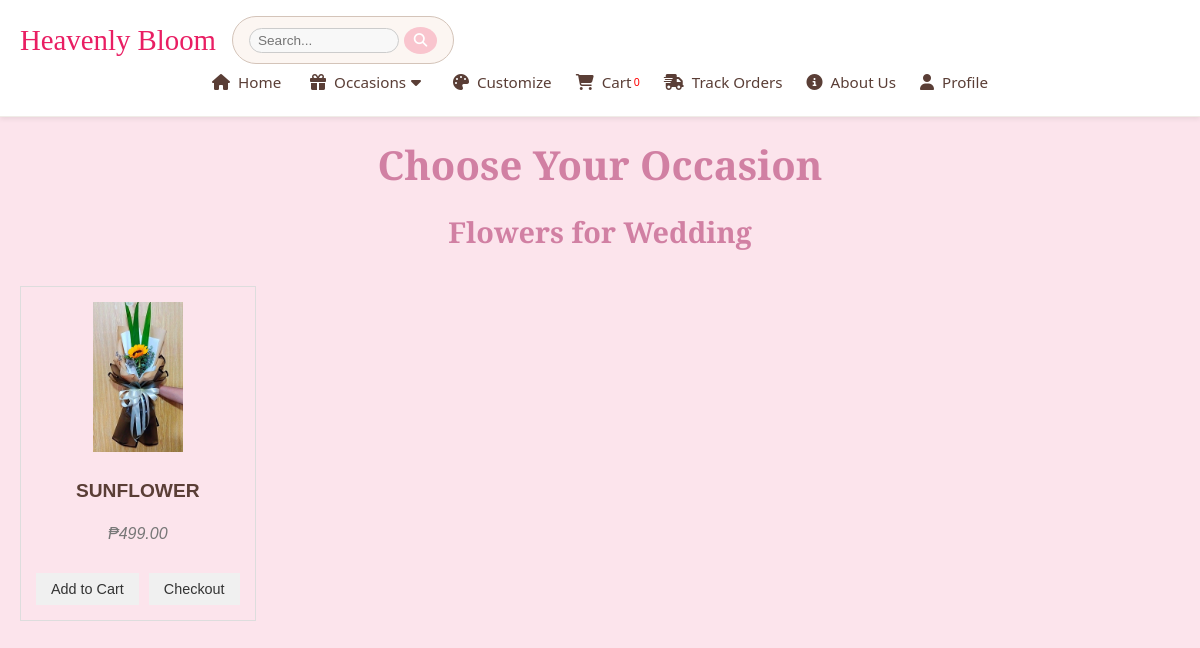
Screenshot of /occasions.php?category_id=1 with the database file from the repository.
### tables this page shows
CREATE TABLE `categories` (
  `id` int(11) NOT NULL,
  `name` varchar(100) NOT NULL,
  `description` text DEFAULT NULL,
  `category_id` int(11) DEFAULT NULL,
  `is_customized` tinyint(1) DEFAULT 0,
  `customized` varchar(100) DEFAULT NULL
);

CREATE TABLE `products` (
  `product_id` int(11) NOT NULL,
  `product_name` varchar(255) NOT NULL,
  `price` decimal(10,2) NOT NULL,
  `product_price` decimal(10,2) NOT NULL,
  `product_description` text NOT NULL,
  `product_image` varchar(255) NOT NULL,
  `created_at` timestamp NOT NULL DEFAULT current_timestamp(),
  `bouquet_sizes` varchar(255) DEFAULT NULL,
  `ribbon_colors` varchar(255) DEFAULT NULL,
  `category_id` int(11) DEFAULT NULL,
  `product_type` varchar(50) DEFAULT NULL,
  `original_stock` int(11) DEFAULT 0,
  `stock_count` int(11) DEFAULT 0,
  `is_deleted` tinyint(1) DEFAULT 0
);

### occasions.php (the view, shortened to what this page needs)
<?php
include 'db_connection.php';
$selectedCategoryId = isset($_GET['category_id']) ? $_GET['category_id'] : null;
$selectedCategoryName = null;
$productResult = null;
if ($selectedCategoryId) {
    $stmtCategoryName = $conn->prepare("SELECT name FROM categories WHERE id = ?");
    $stmtCategoryName->bind_param("i", $selectedCategoryId);
    $stmtCategoryName->execute();
    $stmtCategoryName->bind_result($categoryName);
    $selectedCategoryName = $categoryName;
    $queryProducts = "SELECT * FROM products WHERE category_id = ?";
    $productStmt = $conn->prepare($queryProducts);
    $productStmt->bind_param("i", $selectedCategoryId);
    $productStmt->execute();
    $productResult = $productStmt->get_result();
    if ($productResult) {
        $productResult->data_seek(0);
    }
}
?>
<!DOCTYPE html>
<html lang="en">
<head>
</head>
<body>
    <?php include 'navi.php'; ?>
    <section class="page-title">
        <h1>Choose Your Occasion</h1>
    </section>
    <section class="products">
        <?php if ($selectedCategoryId && $selectedCategoryName): ?>
            <h2>Flowers for <?php echo htmlspecialchars(ucwords($selectedCategoryName)); ?></h2>
            <div class="product-grid <?php if ($productResult && $productResult->num_rows === 1) echo 'single-product'; ?>">
                <?php
                if ($productResult && $productResult->num_rows > 0) {
                    while ($product = $productResult->fetch_assoc()) {
                        echo "<div class='product-card' data-id='{$product['product_id']}'>
                                    <img src='uploads/{$product['product_image']}' alt='" . htmlspecialchars($product['product_name']) . "' loading='lazy'>
                                    <h3>" . htmlspecialchars($product['product_name']) . "</h3>
                                    <p>₱" . number_format($product['product_price'], 2) . "</p>
                                    <div class='product-buttons'>
                                        <form action='homepage.php' method='GET'>
                                            <input type='hidden' name='add' value='{$product['product_id']}'>
                                            <button type='submit'>Add to Cart</button>
                                        </form>
                                        <a href='checkout.php'><button>Checkout</button></a>
                                    </div>
                                </div>";
                    }
                } else {
                    echo "<p>No products available for this occasion.</p>";
                }
                ?>
            </div>
        <?php else: ?>
            <p>Please select a category from the navigation to view the products.</p>
        <?php endif; ?>
    </section>
</body>
</html>

### occasions.php (style rules this page uses)
body { background-color: #fce4ec; color: #5a3e36; font-family: sans-serif; margin: 0; padding: 0; }
.product-grid { display: grid; grid-template-columns: repeat(auto-fit, minmax(200px, 1fr)); gap: 20px; padding: 20px; }
.product-grid.single-product { grid-template-columns: 1fr; justify-items: start; }
.product-grid.single-product .product-card { width: auto; }
.product-card { border: 1px solid #ddd; padding: 15px; text-align: center; display: flex; flex-direction: column; align-items: center; justify-content: space-between; }
.product-card img { max-width: 100%; height: 150px; object-fit: cover; margin-bottom: 10px; }
.product-card h3 { font-size: 1.2em; margin-bottom: 5px; min-height: 3em; display: flex; align-items: center; justify-content: center; }
.product-card p { color: #555; margin-bottom: 10px; }
.product-buttons { display: flex; justify-content: center; gap: 10px; margin-top: 10px; }
.product-buttons button, .product-buttons a button { padding: 8px 15px; border: none; background-color: #f0f0f0; color: #333; cursor: pointer; text-decoration: none; font-size: 0.9em; }
.page-title h1 { text-align: center; color: #d180a3; margin-top: 20px; margin-bottom: 20px; font-family: 'Playfair Display', serif; font-size: 2.5em; }
.products h2 { text-align: center; color: #d180a3; margin-bottom: 15px; font-family: 'Playfair Display', serif; font-size: 1.8em; }
.products p { text-align: center; font-style: italic; color: #777; margin-bottom: 20px; }

### navi.php (style rules this page uses)
* { margin: 0; padding: 0; box-sizing: border-box; }

### rows the page displays
categories: name "Wedding"
products: product_image (picture), product_name "SUNFLOWER", product_price "499.00"

### other values shown
$cartCount "0"
